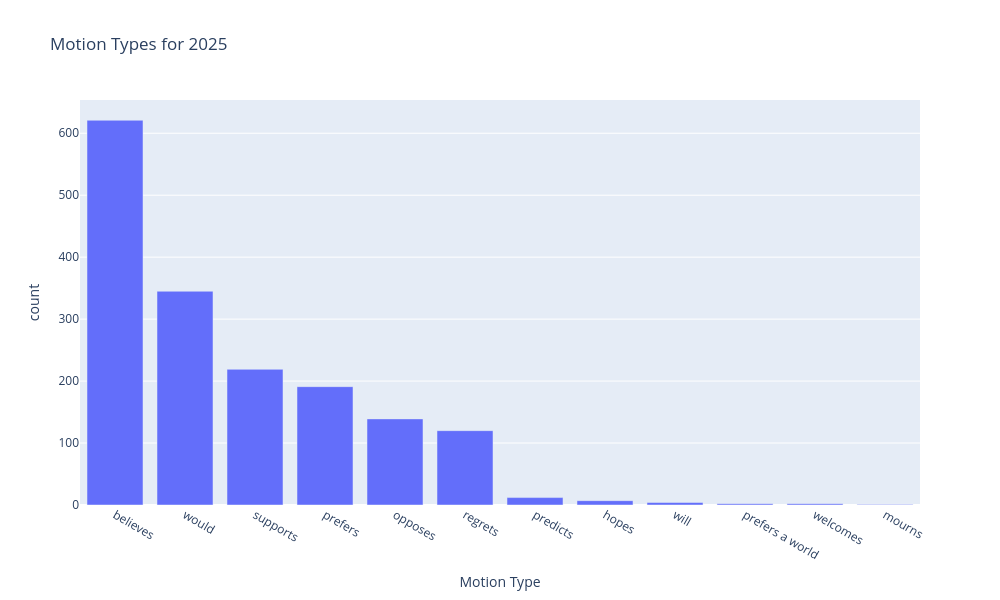

The cell this chart's notebook holds for it:
### Code cell
year_counts = df_this_year.value_counts('Motion Type')

px.bar(
    year_counts, 
    y='count', 
    title=f'Motion Types for {current_year}',
    labels={'Motion Type': 'Motion Type'},
    height=600,
    width=1000
).show()

### Figure 1 — Plotly figure (JSON) as saved in the notebook; plotly's stock layout.template omitted (floating-point values rounded to 4 significant figures)
{"data": [{"hovertemplate": "Motion Type=%{x}<br>count=%{y}<extra></extra>", "legendgroup": "", "marker": {"color": "#636efa", "pattern": {"shape": ""}}, "name": "", "orientation": "v", "showlegend": false, "textposition": "auto", "type": "bar", "x": ["believes", "would", "supports", "prefers", "opposes", "regrets", "predicts", "hopes", "will", "prefers a world", "welcomes", "mourns"], "xaxis": "x", "y": [621, 345, 219, 191, 139, 120, 12, 7, 4, 2, 2, 1], "yaxis": "y"}], "layout": {"barmode": "relative", "height": 600, "legend": {"tracegroupgap": 0}, "title": {"text": "Motion Types for 2025"}, "width": 1000, "xaxis": {"anchor": "y", "domain": [0, 1], "title": {"text": "Motion Type"}}, "yaxis": {"anchor": "x", "domain": [0, 1], "title": {"text": "count"}}}}
